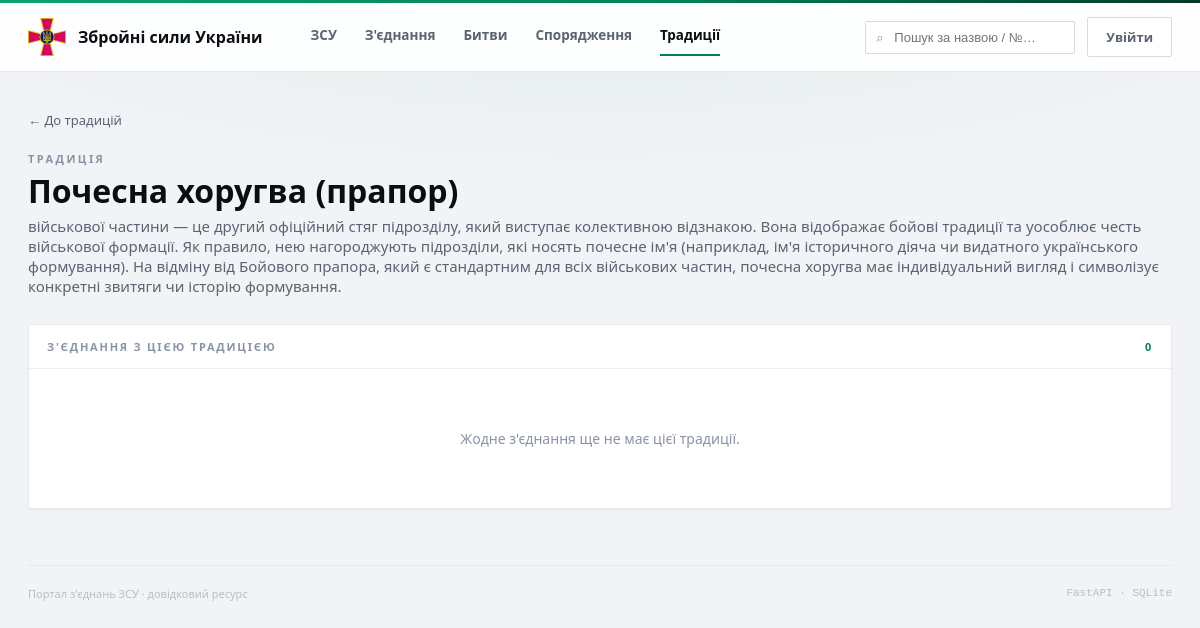
The page /traditions/4 on the database as committed earlier.
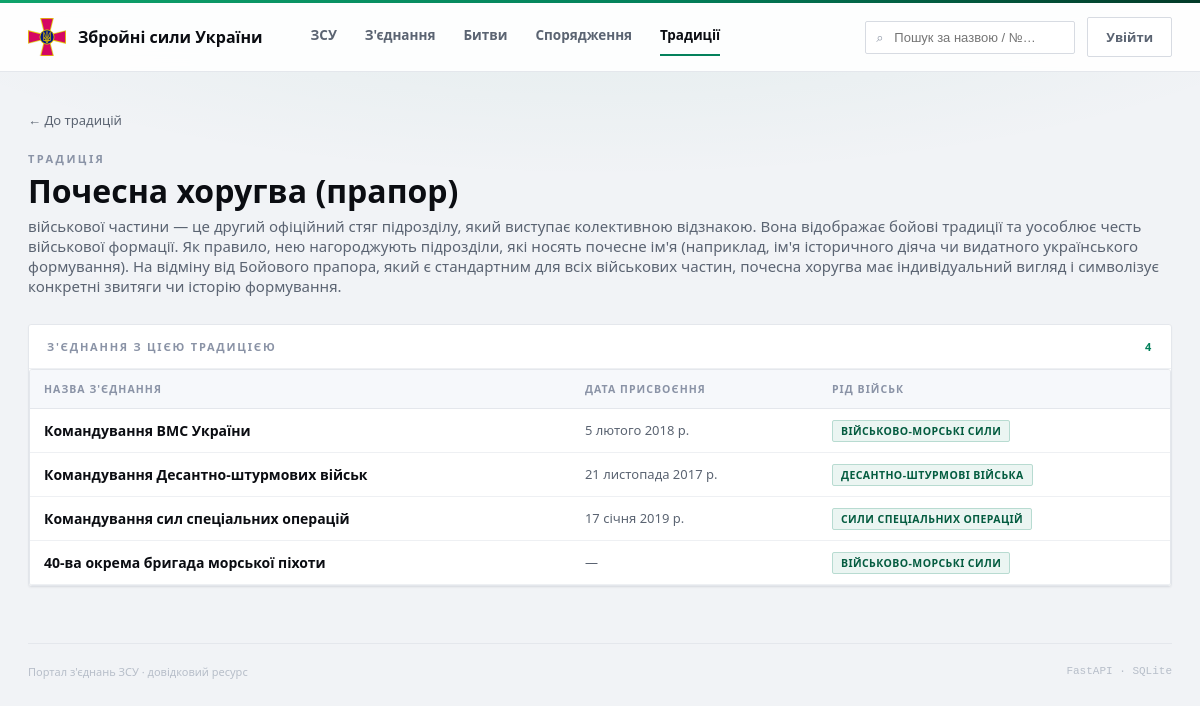
The same page on the database as committed later.
### tables this page shows
CREATE TABLE traditions (
    tradition_id   INTEGER PRIMARY KEY,
    title          TEXT NOT NULL UNIQUE,
    description    TEXT,
    created_at     TIMESTAMP NOT NULL DEFAULT CURRENT_TIMESTAMP,
    updated_at     TIMESTAMP NOT NULL DEFAULT CURRENT_TIMESTAMP
, photo TEXT, is_honorific INTEGER DEFAULT 0);

CREATE TABLE brigade_traditions (
    brigade_id      INTEGER NOT NULL REFERENCES brigades (brigade_id),
    tradition_id    INTEGER NOT NULL REFERENCES traditions (tradition_id),
    date_assigned   DATE,
    created_at      TIMESTAMP NOT NULL DEFAULT CURRENT_TIMESTAMP, unit_name TEXT, photo TEXT,
    PRIMARY KEY (brigade_id, tradition_id)
);

CREATE TABLE brigades (
    brigade_id               INTEGER PRIMARY KEY,
    name                     TEXT NOT NULL,
    description              TEXT,
    military_branch_id       INTEGER REFERENCES military_branches (branch_id),
    corps_id                 INTEGER REFERENCES army_corps (corps_id),
    territorial_command_id   INTEGER REFERENCES territorial_commands (command_id),
    troop_type_id            INTEGER REFERENCES troop_types (type_id),
    formed_date              DATE,
    flag_date                DATE,
    location_id              INTEGER REFERENCES locations (location_id),
    emblem_file              TEXT,
    created_at               TIMESTAMP NOT NULL DEFAULT CURRENT_TIMESTAMP,
    updated_at               TIMESTAMP NOT NULL DEFAULT CURRENT_TIMESTAMP, brigade_date DATE, unit_type_id INTEGER REFERENCES unit_types (unit_type_id),
    CHECK (formed_date IS NULL OR flag_date IS NULL OR formed_date <= flag_date)
);

CREATE TABLE military_branches (
    branch_id      INTEGER PRIMARY KEY,
    branch_name    TEXT NOT NULL UNIQUE,
    created_at     TIMESTAMP NOT NULL DEFAULT CURRENT_TIMESTAMP,
    updated_at     TIMESTAMP NOT NULL DEFAULT CURRENT_TIMESTAMP
, details_id INTEGER REFERENCES military_branch_details (details_id));

### app/routers/traditions.py (the view)
@router.get("/{tradition_id}")
def tradition_detail(tradition_id: int, request: Request, db: sqlite3.Connection = Depends(get_db)):
    tradition = db.execute(
        "SELECT * FROM traditions WHERE tradition_id = ?", (tradition_id,)
    ).fetchone()
    brigades = db.execute(
        """SELECT b.brigade_id, b.name, mb.branch_name, ac.corps_name,
                  bt.date_assigned, bt.unit_name
           FROM brigade_traditions bt
           JOIN brigades b ON bt.brigade_id = b.brigade_id
           LEFT JOIN military_branches mb ON b.military_branch_id = mb.branch_id
           LEFT JOIN army_corps ac ON b.corps_id = ac.corps_id
           WHERE bt.tradition_id = ?
           ORDER BY CAST(b.name AS INTEGER), b.name""",
        (tradition_id,),
    ).fetchall()
    return templates.TemplateResponse(
        request,
        "tradition_detail.html",
        {"tradition": tradition, "brigades": brigades},
    )

### app/templates/tradition_detail.html (shortened to what this page needs)
{% extends "base.html" %}
{% block content %}
<a class="back-link" href="/traditions">← До традицій</a>
<div class="detail-head">
  <div class="detail-head__main">
    <div class="detail-eyebrow">Традиція</div>
    <h1>{{ tradition.title }}</h1>
    {% if tradition.description %}<div class="sub" style="margin-top:8px">{{ tradition.description }}</div>{% endif %}
  </div>
</div>
<div class="panel">
  <div class="panel__head">
    <span>З'єднання з цією традицією</span>
    <span class="mono" style="color:var(--green)">{{ brigades|length }}</span>
  </div>
  {% if brigades %}
    <div class="table-wrap">
      <table class="brigades-table">
        <thead>
          <tr>
            <th>Назва з'єднання</th>
            <th>Дата присвоєння</th>
            <th>Рід військ</th>
          </tr>
        </thead>
        <tbody>
          {% for b in brigades %}
            <tr onclick="location.href='/brigades/{{ b.brigade_id }}'">
              <td class="cell-name"><b>{{ b.name }}</b></td>
              <td class="mono">{{ b.date_assigned | uk_date }}</td>
              <td><span class="tag tag--branch">{{ b.branch_name or '—' }}</span></td>
            </tr>
          {% endfor %}
        </tbody>
      </table>
    </div>
  {% else %}
    <div class="empty">Жодне з'єднання ще не має цієї традиції.</div>
  {% endif %}
</div>
{% endblock %}

### app/templates/base.html (shortened to what this page needs)
<!doctype html>
<html lang="uk">
<head>
  <link rel="stylesheet" href="/static/css/style.css?v={{ asset_version() }}">
</head>
<body>
{% set path = request.url.path %}
<header class="topbar">
  <div class="topbar__inner">
    <a class="brand" href="/zsu">
      <span class="brand__mark"><img src="/static/img/zsu-emblem.svg" alt="Емблема ЗСУ"></span>
      <span class="brand__name">Збройні сили України</span>
    </a>
    <nav class="nav">
      <a href="/zsu"        class="{{ 'is-active' if path.startswith('/zsu') }}">ЗСУ</a>
      <a href="/brigades"   class="{{ 'is-active' if path.startswith('/brigades') }}">З'єднання</a>
      <a href="/battles"    class="{{ 'is-active' if path.startswith('/battles') }}">Битви</a>
      <a href="/equipment"  class="{{ 'is-active' if path.startswith('/equipment') }}">Спорядження</a>
      <a href="/traditions" class="{{ 'is-active' if path.startswith('/traditions') }}">Традиції</a>
    </nav>
    <div class="topbar__right">
      <form class="search" method="get" action="/brigades" data-live-search>
        <input id="search-desktop" name="q" value="{{ request.query_params.get('q','') }}" placeholder="Пошук за назвою / №…" autocomplete="off">
      </form>
      {% if request.session.get('username') %}
        <span class="mono" style="color:var(--muted);font-size:12.5px">{{ request.session.get('username') }}</span>
        <form method="post" action="/logout" style="display:inline"><button type="submit" class="btn-ghost">Вийти</button></form>
      {% else %}
        <a class="btn-ghost" href="/login">Увійти</a>
      {% endif %}
    </div>
  </div>
</header>
<main>
  {% block content %}{% endblock %}
  <footer>
    <span>Портал з'єднань ЗСУ · довідковий ресурс</span>
    <span class="mono">FastAPI · SQLite</span>
  </footer>
</main>
</body>
</html>

Rows that differ between the two databases and show on the page:
added brigade_traditions: name "Командування ВМС України", date_assigned|uk_date "5 лютого 2018 р.", branch_name "ВІЙСЬКОВО-МОРСЬКІ СИЛИ"
added brigade_traditions: name "Командування Десантно-штурмових військ", date_assigned|uk_date "21 листопада 2017 р.", branch_name "ДЕСАНТНО-ШТУРМОВІ ВІЙСЬКА"
added brigade_traditions: name "Командування сил спеціальних операцій", date_assigned|uk_date "17 січня 2019 р.", branch_name "СИЛИ СПЕЦІАЛЬНИХ ОПЕРАЦІЙ"
added brigade_traditions: name "40-ва окрема бригада морської піхоти", date_assigned|uk_date "—", branch_name "ВІЙСЬКОВО-МОРСЬКІ СИЛИ"
Other text that changed with them:
{{ brigades|length }}: "0" → "4"
text no longer shown: "Жодне з'єднання ще не має цієї традиції."
text now shown: "НАЗВА З'ЄДНАННЯ ДАТА ПРИСВОЄННЯ РІД ВІЙСЬК"
